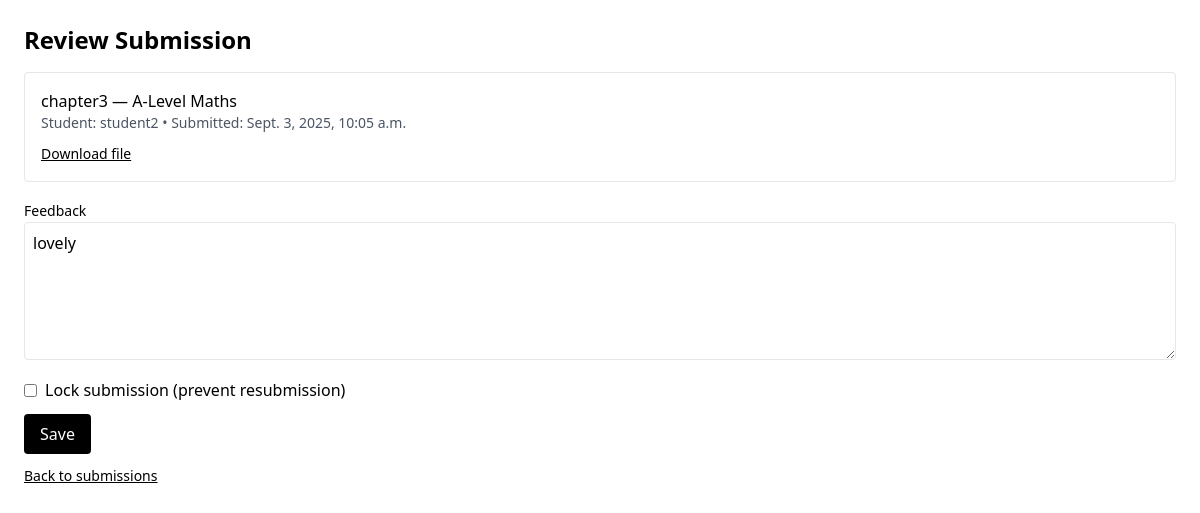
/teacher/submissions/1/ (signed in), run on the app's committed database.
### homework/models.py (models this page shows, shortened)
class Submission(models.Model):
    task = models.ForeignKey(Task, on_delete=models.CASCADE, related_name='submissions')
    student = models.ForeignKey(User, on_delete=models.CASCADE, related_name='submissions')
    file = models.FileField(upload_to='submissions/')
    submitted_at = models.DateTimeField(auto_now_add=True)
    feedback_text = models.TextField(blank=True)
    feedback_at = models.DateTimeField(null=True, blank=True)
    locked = models.BooleanField(default=False)

class Task(models.Model):
    teacher = models.ForeignKey(User, on_delete=models.CASCADE, related_name='tasks')
    subject = models.ForeignKey(Subject, on_delete=models.CASCADE)
    title = models.CharField(max_length=200)
    description = models.TextField(blank=True)
    release_dt = models.DateTimeField(null=True, blank=True)
    due_dt = models.DateTimeField(null=True, blank=True)
    created_at = models.DateTimeField(auto_now_add=True)

### subjects/models.py (models this page shows, shortened)
class Subject(models.Model):
    code = models.CharField(max_length=20, unique=True)   # e.g. "GCSE-BIO"
    name = models.CharField(max_length=100)               # e.g. "GCSE Biology"

### core/views.py (the view, shortened to what this page needs)
# urls.py: path('teacher/submissions/<int:submission_id>/', views.teacher_submission_detail, name='teacher_submission_detail'),
@login_required
def teacher_submission_detail(request, submission_id):
    if not (is_teacher(request.user) or request.user.is_staff):
        return HttpResponseForbidden("Not allowed")
    sub = get_object_or_404(
        Submission.objects.select_related('task', 'student', 'task__subject'),
        id=submission_id
    )
    if sub.task.teacher_id != request.user.id and not request.user.is_staff:
        return HttpResponseForbidden("Not allowed")
    return render(request, 'core/teacher_submission_detail.html', {'sub': sub})

### core/views.py (called while the page is built)
def is_teacher(user):
    return user.groups.filter(name="teacher").exists()

### templates/core/teacher_submission_detail.html (shortened to what this page needs)
<!DOCTYPE html>
<html>
<head><meta charset="utf-8"><title>Review Submission</title>
<script src="https://cdn.tailwindcss.com"></script></head>
<body class="p-6">
  <h1 class="text-2xl font-semibold mb-4">Review Submission</h1>
  <div class="border rounded p-4">
    <div class="font-medium">{{ sub.task.title }} — {{ sub.task.subject.name }}</div>
    <div class="text-sm text-gray-600">
      Student: {{ sub.student.username }} • Submitted: {{ sub.submitted_at }}
    </div>
    <div class="mt-2">
      <a class="text-sm underline" href="{{ sub.file.url }}" target="_blank" rel="noopener">Download file</a>
    </div>
  </div>
  <form method="post" class="mt-4 space-y-3">
    <label class="block">
      <span class="text-sm">Feedback</span>
      <textarea name="feedback_text" class="border rounded p-2 w-full" rows="5">{{ sub.feedback_text }}</textarea>
    </label>
    <label class="flex items-center gap-2">
      <input type="checkbox" name="lock" {% if sub.locked %}checked{% endif %}>
      <span>Lock submission (prevent resubmission)</span>
    </label>
    <button class="px-4 py-2 rounded bg-black text-white">Save</button>
  </form>
  <p class="mt-3 text-sm">
    <a class="underline" href="{% url 'teacher_submissions' %}">Back to submissions</a>
  </p>
</body>
</html>

### data on the page
Submission: task "chapter3", task.subject.name "A-Level Maths", student.username "student2", submitted_at "Sept. 3, 2025, 10:05 a.m.", feedback_text "lovely"
